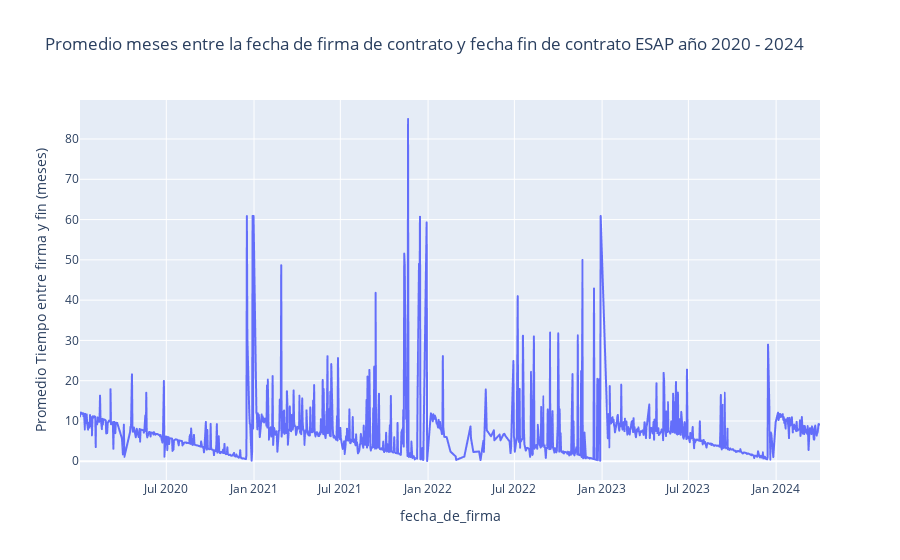

Notebook code for this chart:
### Code cell
# Calcular el promedio de tiempo entre firma y fecha final del contrato en días
secop['tiempo_entre_firma_fin'] = (secop['fecha_de_fin_del_contrato'] - secop['fecha_de_firma']).dt.days
promedio_tiempo_por_dia = secop.groupby('fecha_de_firma')['tiempo_entre_firma_fin'].mean().reset_index()

# Convertir el promedio de días a meses
promedio_tiempo_por_dia['tiempo_entre_firma_fin'] /= 30  # Aproximadamente 30 días por mes

# Crear una gráfica lineal del promedio del tiempo entre firma y fin por día en meses
fig = px.line(promedio_tiempo_por_dia, x='fecha_de_firma', y='tiempo_entre_firma_fin',
              labels={'tiempo_entre_firma_fin': 'Promedio Tiempo entre firma y fin (meses)'},
              title='Promedio meses entre la fecha de firma de contrato y fecha fin de contrato ESAP año 2020 - 2024')

# Mostrar la gráfica
fig.show()

### Figure 1 — Plotly figure (JSON) as saved in the notebook; plotly's stock layout.template omitted (floating-point values rounded to 4 significant figures; data arrays with more than 128 entries replaced by an {"elided": "..."} marker saying what was removed)
{"data": [{"hovertemplate": "fecha_de_firma=%{x}<br>Promedio Tiempo entre firma y fin (meses)=%{y}<extra></extra>", "legendgroup": "", "line": {"color": "#636efa", "dash": "solid"}, "marker": {"symbol": "circle"}, "mode": "lines", "name": "", "showlegend": false, "type": "scattergl", "x": {"elided": "1070 str values"}, "xaxis": "x", "y": {"elided": "1070 float values"}, "yaxis": "y"}], "layout": {"legend": {"tracegroupgap": 0}, "title": {"text": "Promedio meses entre la fecha de firma de contrato y fecha fin de contrato ESAP año 2020 - 2024"}, "xaxis": {"anchor": "y", "domain": [0, 1], "title": {"text": "fecha_de_firma"}}, "yaxis": {"anchor": "x", "domain": [0, 1], "title": {"text": "Promedio Tiempo entre firma y fin (meses)"}}}}
